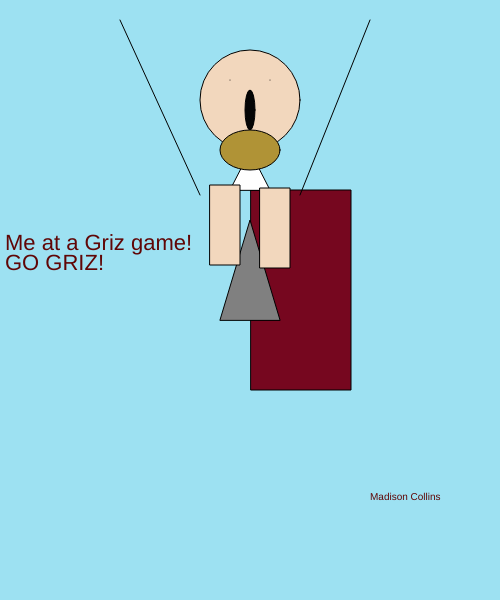
Frame 1 (no input)
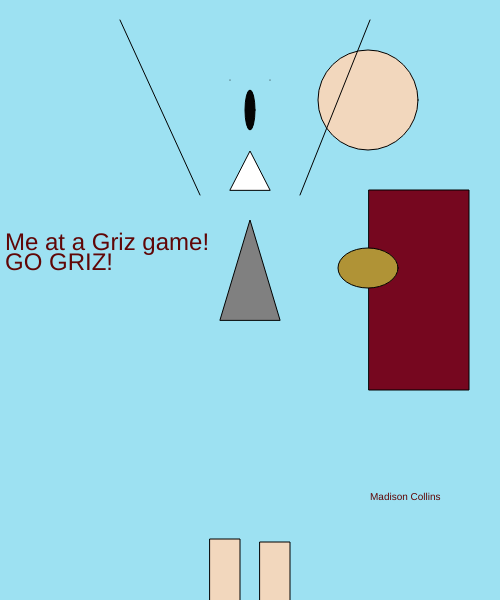
Frame 60 (no input)
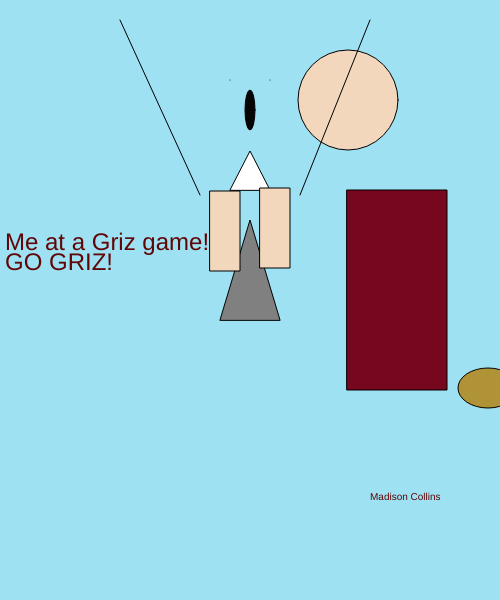
Frame 120 (the mouse pressed at the canvas centre since frame 60)

The p5.js sketch that drew these frames (run headless with seeded random() and noise() and a simulated clock; from frame 60 on, the mouse is pressed at the canvas centre):

// p5.js sketch
// ── sketch.js
var headX = 250;
var headY = 100;
var headDirection = 1;

var bodyX = 200;
var bodyY = 185;
var bodyDirection = 3;

var hairX = 250;
var hairY = 150;
var hairDirection = 2;

var size = 22;
var count = 0;
var sizeDirection = 2;


function setup() {
    createCanvas(500,600);
  }
  
  function draw() {
    background(157, 225, 242  );

    //title
    fill(96, 6, 6  );
    textSize(size);
    size+= sizeDirection;
    count++;
    if(count > 5)
    {
        sizeDirection *=-1;
        count = 0;
    }

    text('Me at a Griz game!', 5, 250);
    text('GO GRIZ!', 5, 270);

  
    //artist (me)
    textSize(10);
    text('Madison Collins', 370, 500);
    
    //head
    fill(242, 215, 189);
    
    circle(headX,headY,100);
    headX+=headDirection;
    if(headX >= 418 || headX <= 0)
    {
        headDirection *= -1;
    }

   

    //body
    fill(118, 7, 31);
    rect(headX,190,100,200);
    
    headX+=headDirection;
    if(headX >= 418|| headX <= 0)
    {
        headDirection *= -1;
    }
   
  

    //triangle body
    fill(128, 128, 128);
    triangle(220,320,250,220,280,320);
    
    //neck
    fill(255, 255, 255);
    triangle(230,190,250,151,270,190);

    //eyes
    fill(5);
    point(230,80);
    point(270,80);

    //arms
    line(120, 20, 200, 195);
    line(370, 20, 300, 195);

    //mouth
    ellipse(250,110,10,40);

    //hair
    {fill(176, 147, 54  );
    fill(176, 147, 54  );
    ellipse(hairX,hairY,60,40);

    hairX+=hairDirection;
    hairY+=hairDirection
    if(hairX >= 500 || hairX <= 0)
    {
        hairDirection *= -1;
    }
    if(hairY >= 500 || hairY <= 0)
    {
        hairDirection *= -1;
    }
   
   }

    //left leg
    fill(242, 215, 189);
    rect(210,bodyY,30,80);
    bodyY += bodyDirection;
    if(bodyY <= 0 || bodyY >= 545)
    {
        bodyDirection *= -1;
    }
    //right leg
    fill(242, 215, 189);
    rect(260,bodyY,30,80);
    bodyY += bodyDirection;
    if(bodyY <= 0 || bodyY >= 545)
    {
        bodyDirection *= -1;
    }
  
   
    


    
  }
  
// ── test.html
<html>
  <head>
    <title>my self portrait</title>
    <!-- <script src="https://cdnjs.cloudflare.com/ajax/libs/p5.js/1.1.9/p5.min.js"></script>-->
    <script src="p5.min.js"></script>
    <script src="sketch.js"></script>
  </head>
  <body>
  </body>
</html>
